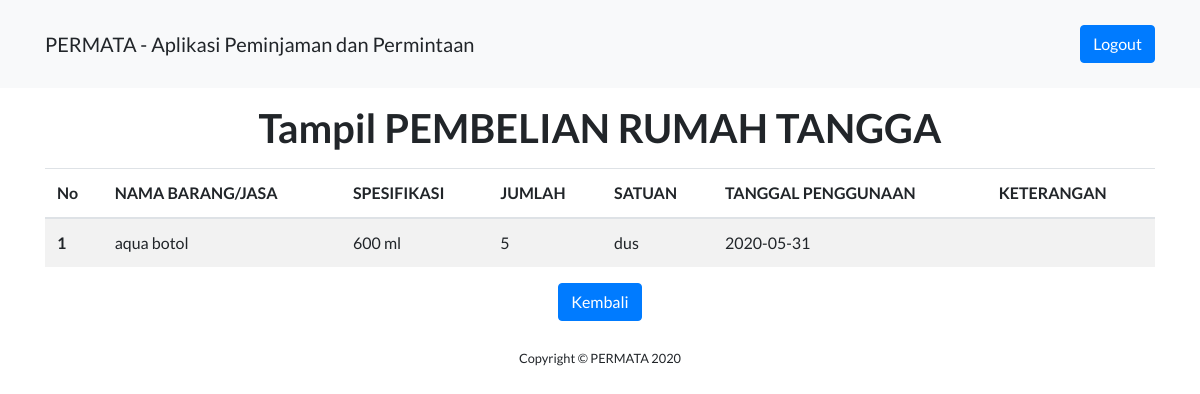
The app's page /kpbpjs/index.php/user/tampilpembelianrumahtangga with its own data.
### tables this page shows
CREATE TABLE `pembelianrumahtangga` (
  `no_pembelianrt` int(50) NOT NULL,
  `nama_barang` varchar(100) NOT NULL,
  `spesifikasi` varchar(100) NOT NULL,
  `jumlah` int(50) NOT NULL,
  `satuan` varchar(50) NOT NULL,
  `tanggal_penggunaan` date NOT NULL,
  `keterangan` varchar(100) NOT NULL
);

### kpbpjs/application/controllers/User.php (called while the page is built, shortened)
<?php
class User extends CI_Controller
{
	public function tampilpembelianrumahtangga()
	{
		$data['title'] = 'Tampilan PEMBELIAN RUMAH TANGGA';
		$this->load->model('Permintaan_m', 'pembelianrumahtangga');
		$this->load->library('pagination');
		$config['base_url'] = 'http://localhost/kpbpjs/index.php/user/tampil_pembelianrumahtangga/tampil_pembelianrumahtangga';
		$config['total_rows'] = $this->pembelianrumahtangga->countAllPembelianRumahTangga();
		$config['per_page'] = 5;
		$data['start'] = $this->uri->segment(4);
		$data['pembelianrumahtangga'] = $this->pembelianrumahtangga->getPembelianRumahTangga($config['per_page'],$data['start']);
		$this->load->view('templates/header', $data);
		$this->load->view('templates/navbar', $data);
		$this->load->view('user/tampilpembelianrumahtangga', $data);
		$this->load->view('templates/footer');
	}
}

### kpbpjs/index.php (called while the page is built, shortened)
<?php
require_once BASEPATH.'core/CodeIgniter.php';

### kpbpjs/application/config/config.php (called while the page is built, shortened)
<?php
$config['base_url'] = 'http://localhost/kpbpjs/';
$config['index_page'] = '';
$config['uri_protocol']	= 'REQUEST_URI';
$config['url_suffix'] = '';
$config['language']	= 'english';
$config['charset'] = 'UTF-8';
$config['enable_hooks'] = FALSE;
$config['subclass_prefix'] = 'MY_';
$config['composer_autoload'] = FALSE;
$config['permitted_uri_chars'] = 'a-z 0-9~%.:_\-';
$config['enable_query_strings'] = FALSE;
$config['controller_trigger'] = 'c';
$config['function_trigger'] = 'm';
$config['directory_trigger'] = 'd';
$config['allow_get_array'] = TRUE;
$config['log_threshold'] = 0;
$config['log_path'] = '';
$config['log_file_extension'] = '';
$config['log_file_permissions'] = 0644;
$config['log_date_format'] = 'Y-m-d H:i:s';
$config['error_views_path'] = '';
$config['cache_path'] = '';
$config['cache_query_string'] = FALSE;
$config['encryption_key'] = '';
$config['sess_driver'] = 'files';
$config['sess_cookie_name'] = 'ci_session';
$config['sess_expiration'] = 7200;
$config['sess_save_path'] = NULL;
$config['sess_match_ip'] = FALSE;
$config['sess_time_to_update'] = 300;
$config['sess_regenerate_destroy'] = FALSE;
$config['cookie_prefix']	= '';
$config['cookie_domain']	= '';
$config['cookie_path']		= '/';
$config['cookie_secure']	= FALSE;
$config['cookie_httponly'] 	= FALSE;
$config['standardize_newlines'] = FALSE;
$config['global_xss_filtering'] = FALSE;
$config['csrf_protection'] = FALSE;
$config['csrf_token_name'] = 'csrf_test_name';
$config['csrf_cookie_name'] = 'csrf_cookie_name';
$config['csrf_expire'] = 7200;
$config['csrf_regenerate'] = TRUE;
$config['csrf_exclude_uris'] = array();
$config['compress_output'] = FALSE;
$config['time_reference'] = 'local';
$config['rewrite_short_tags'] = FALSE;
$config['proxy_ips'] = '';

### kpbpjs/application/models/Permintaan_m.php (called while the page is built, shortened)
<?php
class Permintaan_m extends CI_Model
{
	public function getPembelianRumahTangga($limit, $start, $keyword = null)
	{
		return $this->db->get('pembelianrumahtangga', $limit, $start)->result_array();
	}
	public function countAllPembelianRumahTangga()
	{
		return $this->db->get('pembelianrumahtangga')->num_rows();
	}
}
?>

### kpbpjs/application/views/user/tampilpembelianrumahtangga.php (the view, shortened to what this page needs)
<div class="container-fluid">
  	<div class="container">
    <div class="mt-3" align="center"><h1>Tampil PEMBELIAN RUMAH TANGGA</h1></div>
    	<table class="table table-striped mt-3">
       		<thead>
       			<tr>
       				<th>No</th>
       				<th>NAMA BARANG/JASA</th>
       				<th>SPESIFIKASI</th>
       				<th>JUMLAH</th>
       				<th>SATUAN</th>
       				<th>TANGGAL PENGGUNAAN</th>
       				<th>KETERANGAN</th>
       			</tr>
        	</thead>
        	<tbody>
        		<?php foreach ($pembelianrumahtangga as $pembelianrumahtangga) : ?>
        		<tr>
       				<th> <?= ++$start; ?></th>
	        		<td> <?= $pembelianrumahtangga ['nama_barang']; ?> </td>
	        		<td> <?= $pembelianrumahtangga ['spesifikasi']; ?> </td>
	        		<td> <?= $pembelianrumahtangga ['jumlah']; ?> </td>
	        		<td> <?= $pembelianrumahtangga ['satuan']; ?> </td>
	        		<td> <?= $pembelianrumahtangga ['tanggal_penggunaan']; ?> </td>
	        		<td> <?= $pembelianrumahtangga ['keterangan']; ?> </td>
        		</tr>
        	<?php endforeach; ?>
        	</tbody>
       	</table>
         <div class="mt-3" align="center">
        <?php echo anchor('index.php/user/pembelianrumahtangga', '<div class="btn btn-primary">
            Kembali
          </div>') ?>
        </div>
</div>

### records on screen
pembelianrumahtangga: nama_barang "aqua botol", spesifikasi "600 ml", jumlah "5", satuan "dus", tanggal_penggunaan "2020-05-31"
